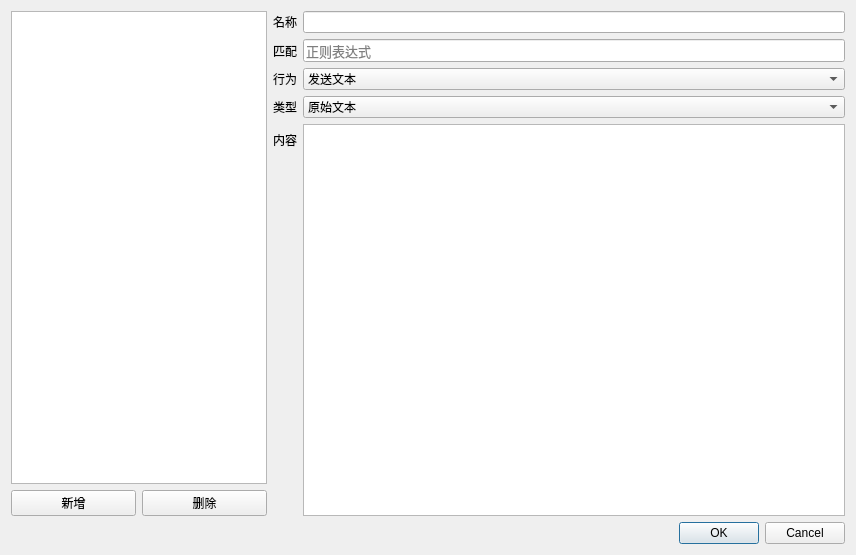
<?xml version="1.0" encoding="UTF-8"?>
<ui version="4.0">
 <class>Dialog</class>
 <widget class="QDialog" name="Dialog">
  <property name="geometry">
   <rect>
    <x>0</x>
    <y>0</y>
    <width>856</width>
    <height>555</height>
   </rect>
  </property>
  <property name="windowTitle">
   <string>Dialog</string>
  </property>
  <layout class="QVBoxLayout" name="verticalLayout">
   <item>
    <layout class="QHBoxLayout" name="horizontalLayout">
     <item>
      <layout class="QVBoxLayout" name="verticalLayout_2">
       <item>
        <widget class="QListWidget" name="listWidget">
         <property name="sizePolicy">
          <sizepolicy hsizetype="Fixed" vsizetype="Expanding">
           <horstretch>0</horstretch>
           <verstretch>0</verstretch>
          </sizepolicy>
         </property>
        </widget>
       </item>
       <item>
        <layout class="QHBoxLayout" name="horizontalLayout_2">
         <item>
          <widget class="QPushButton" name="add_button">
           <property name="text">
            <string>新增</string>
           </property>
          </widget>
         </item>
         <item>
          <widget class="QPushButton" name="del_button">
           <property name="text">
            <string>删除</string>
           </property>
          </widget>
         </item>
        </layout>
       </item>
      </layout>
     </item>
     <item>
      <layout class="QFormLayout" name="formLayout">
       <item row="0" column="0">
        <widget class="QLabel" name="label">
         <property name="text">
          <string>名称</string>
         </property>
        </widget>
       </item>
       <item row="0" column="1">
        <widget class="QLineEdit" name="name_edit"/>
       </item>
       <item row="1" column="0">
        <widget class="QLabel" name="label_2">
         <property name="text">
          <string>匹配</string>
         </property>
        </widget>
       </item>
       <item row="1" column="1">
        <widget class="QLineEdit" name="pattern_edit">
         <property name="font">
          <font>
           <family>Consolas</family>
           <pointsize>10</pointsize>
          </font>
         </property>
         <property name="placeholderText">
          <string>正则表达式</string>
         </property>
        </widget>
       </item>
       <item row="2" column="0">
        <widget class="QLabel" name="label_3">
         <property name="text">
          <string>行为</string>
         </property>
        </widget>
       </item>
       <item row="2" column="1">
        <widget class="QComboBox" name="action_combobox">
         <item>
          <property name="text">
           <string>发送文本</string>
          </property>
         </item>
        </widget>
       </item>
       <item row="4" column="0">
        <widget class="QLabel" name="label_5">
         <property name="text">
          <string>内容</string>
         </property>
        </widget>
       </item>
       <item row="4" column="1">
        <widget class="QTextEdit" name="textEdit">
         <property name="font">
          <font>
           <family>Consolas</family>
           <pointsize>11</pointsize>
          </font>
         </property>
         <property name="lineWrapMode">
          <enum>QTextEdit::LineWrapMode::NoWrap</enum>
         </property>
        </widget>
       </item>
       <item row="3" column="0">
        <widget class="QLabel" name="label_4">
         <property name="text">
          <string>类型</string>
         </property>
        </widget>
       </item>
       <item row="3" column="1">
        <widget class="QComboBox" name="type_combobox">
         <item>
          <property name="text">
           <string>原始文本</string>
          </property>
         </item>
         <item>
          <property name="text">
           <string>Python脚本</string>
          </property>
         </item>
        </widget>
       </item>
      </layout>
     </item>
    </layout>
   </item>
   <item>
    <widget class="QDialogButtonBox" name="buttonBox">
     <property name="orientation">
      <enum>Qt::Orientation::Horizontal</enum>
     </property>
     <property name="standardButtons">
      <set>QDialogButtonBox::StandardButton::Cancel|QDialogButtonBox::StandardButton::Ok</set>
     </property>
    </widget>
   </item>
  </layout>
 </widget>
 <resources/>
 <connections>
  <connection>
   <sender>buttonBox</sender>
   <signal>accepted()</signal>
   <receiver>Dialog</receiver>
   <slot>accept()</slot>
   <hints>
    <hint type="sourcelabel">
     <x>248</x>
     <y>254</y>
    </hint>
    <hint type="destinationlabel">
     <x>157</x>
     <y>274</y>
    </hint>
   </hints>
  </connection>
  <connection>
   <sender>buttonBox</sender>
   <signal>rejected()</signal>
   <receiver>Dialog</receiver>
   <slot>reject()</slot>
   <hints>
    <hint type="sourcelabel">
     <x>316</x>
     <y>260</y>
    </hint>
    <hint type="destinationlabel">
     <x>286</x>
     <y>274</y>
    </hint>
   </hints>
  </connection>
 </connections>
</ui>
